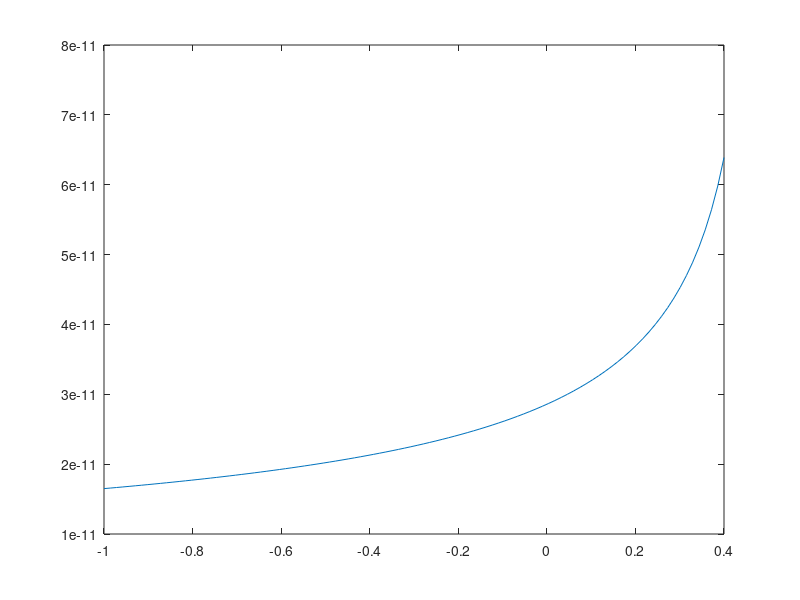

MATLAB code to generate this figure:
%Plot capacitance of a schottky junction with doping N and area A
range = [-1 0.4];
N=5e16;
bl = 0.5;
R = 100e-4;
A = pi*R^2;
q = 1.6e-19;
es = 11.68 * 8.854e-14;
qes = q*es/2;
v = linspace(range(1), range(2));
c = A*sqrt(qes*N./abs(bl-v));
plot(v,c)

